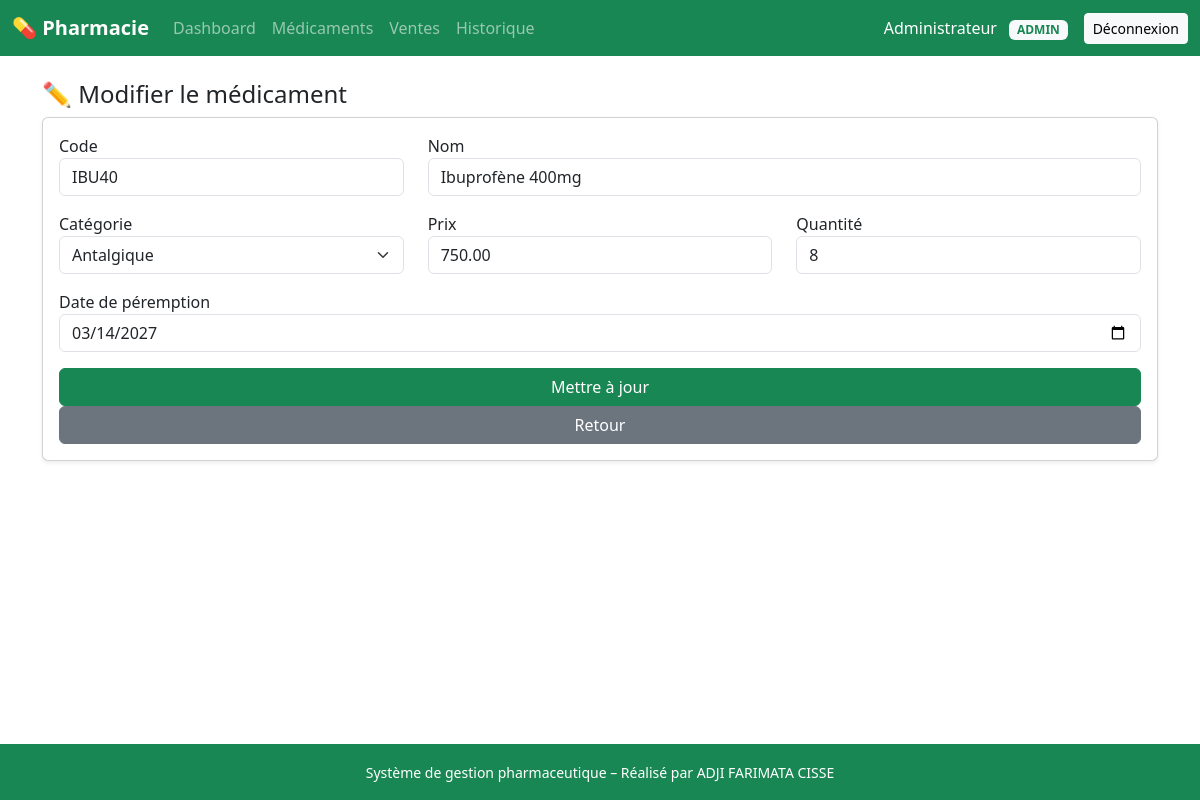
Page /modifier.php?id=2 (signed in) on the committed database.
### tables this page shows
CREATE TABLE `medicaments` (
  `id`               INT UNSIGNED NOT NULL AUTO_INCREMENT,
  `code`             VARCHAR(5)   NOT NULL,       
  `nom`              VARCHAR(150) NOT NULL,
  `categorie_id`     INT UNSIGNED NOT NULL,
  `prix`             DECIMAL(10,2) NOT NULL,
  `quantite`         INT NOT NULL DEFAULT 0,
  `date_peremption`  DATE NOT NULL,
  PRIMARY KEY (`id`),
  UNIQUE KEY `uniq_code` (`code`),
  KEY `idx_categorie` (`categorie_id`),
  KEY `idx_peremption` (`date_peremption`),
  CONSTRAINT `fk_medicament_categorie`
    FOREIGN KEY (`categorie_id`) REFERENCES `categories` (`id`)
    ON DELETE RESTRICT ON UPDATE CASCADE
);

CREATE TABLE `categories` (
  `id`   INT UNSIGNED NOT NULL AUTO_INCREMENT,
  `nom`  VARCHAR(100) NOT NULL,
  PRIMARY KEY (`id`),
  UNIQUE KEY `uniq_nom` (`nom`)
);

### modifier.php (the view, shortened to what this page needs)
<?php
require_once "auth.php";
$id = intval($_GET['id']);
$med = $pdo->prepare("SELECT * FROM medicaments WHERE id = ?");
$med->execute([$id]);
$medicament = $med->fetch();
$categories = $pdo->query("SELECT * FROM categories")->fetchAll();
?>
<!DOCTYPE html>
<html lang="fr">
<head>
    <link href="https://cdn.jsdelivr.net/npm/bootstrap@5.3.2/dist/css/bootstrap.min.css" rel="stylesheet">
</head>
<body>
<?php include "navbar.php"; ?>
<div class="container mt-4">
    <h4>✏️ Modifier le médicament</h4>
    <form method="post" class="card p-3 shadow-sm">
        <div class="row">
            <div class="col-md-4 mb-3">
                <label>Code</label>
                <input type="text" name="code" maxlength="5" class="form-control" required value="<?= $medicament['code'] ?>">
            </div>
            <div class="col-md-8 mb-3">
                <label>Nom</label>
                <input type="text" name="nom" class="form-control" required value="<?= $medicament['nom'] ?>">
            </div>
        </div>
        <div class="row">
            <div class="col-md-4 mb-3">
                <label>Catégorie</label>
                <select name="categorie" class="form-select" required>
                    <?php foreach ($categories as $c): ?>
                        <option value="<?= $c['id'] ?>" <?= $medicament['categorie_id']==$c['id'] ? 'selected' : '' ?>>
                            <?= $c['nom'] ?>
                        </option>
                    <?php endforeach; ?>
                </select>
            </div>
            <div class="col-md-4 mb-3">
                <label>Prix</label>
                <input type="number" name="prix" class="form-control" required value="<?= $medicament['prix'] ?>">
            </div>
            <div class="col-md-4 mb-3">
                <label>Quantité</label>
                <input type="number" name="quantite" class="form-control" required value="<?= $medicament['quantite'] ?>">
            </div>
        </div>
        <div class="mb-3">
            <label>Date de péremption</label>
            <input type="date" name="date_peremption" class="form-control" required value="<?= $medicament['date_peremption'] ?>">
        </div>
        <button class="btn btn-success">Mettre à jour</button>
        <a href="liste.php" class="btn btn-secondary">Retour</a>
    </form>
</div>
<?php include "footer.php"; ?>
</body>
</html>

### footer.php (style rules this page uses)
html, body { height: 100%; }
body { display: flex; flex-direction: column; }

### rows in the picture
medicaments: code "IBU40", nom "Ibuprofène 400mg", categorie "Antalgique", prix "750.00", quantite "8", date_peremption "03/14/2027"

### other values in the picture
$_SESSION['user']['nom'] "Administrateur"
$role "ADMIN"
